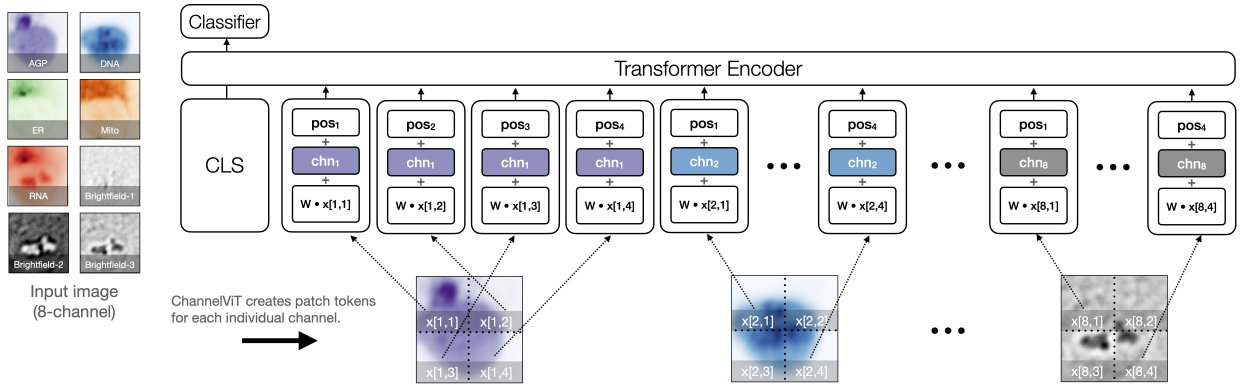
#> input picture ChannelViT/assets/channelvit.jpg, 4960 x 1560 px (shown at 1/4 size)
$ python -i image_alignment.py   (imports and definitions only)
#> lines starting #> are read from the running program, lines starting #| are printed output that depends on the picture
import cv2
import numpy as np
import matplotlib.pyplot as plt
import math

def align_images(base_image, image_to_align):
    """Align image_to_align to base_image using feature matching and homography."""
    # Convert images to grayscale
    base_gray = cv2.cvtColor(base_image, cv2.COLOR_BGR2GRAY)
    align_gray = cv2.cvtColor(image_to_align, cv2.COLOR_BGR2GRAY)

    # Detect ORB keypoints and descriptors
    orb = cv2.ORB_create()
    keypoints1, descriptors1 = orb.detectAndCompute(base_gray, None)
    keypoints2, descriptors2 = orb.detectAndCompute(align_gray, None)

    # Match descriptors using BFMatcher
    bf = cv2.BFMatcher(cv2.NORM_HAMMING, crossCheck=True)
    matches = bf.match(descriptors1, descriptors2)
    matches = sorted(matches, key=lambda x: x.distance)

    # Extract location of good matches
    points1 = np.zeros((len(matches), 2), dtype=np.float32)
    points2 = np.zeros((len(matches), 2), dtype=np.float32)

    for i, match in enumerate(matches):
        points1[i, :] = keypoints1[match.queryIdx].pt
        points2[i, :] = keypoints2[match.trainIdx].pt

    # Find homography
    h, mask = cv2.findHomography(points2, points1, cv2.RANSAC)

    # Use homography to warp image
    height, width, channels = base_image.shape
    aligned_image = cv2.warpPerspective(image_to_align, h, (width, height))

    return aligned_image

def plot_aligned_images(images):
    """Plot aligned images in a grid."""

    base_image = images[0]
    aligned_images = [base_image]

    for image in images[1:]:
        aligned_image = align_images(base_image, image)
        aligned_images.append(aligned_image)


    fig, axes = plt.subplots(5, 5, figsize=(5 * 3, 5 * 3))
    axes = axes.flatten()

    for ax, image in zip(axes, aligned_images[:25]):
        ax.imshow(cv2.cvtColor(image, cv2.COLOR_BGR2RGB))
        ax.axis('off')

    plt.tight_layout()
    plt.show()
    plt.savefig('aligned_images.png')

def find_optimal_grid(n):
    """Return the optimal grid dimensions for plotting n images."""
    for i in range(int(math.sqrt(n)), 0, -1):
        if n % i == 0:
            return i, n // i
    return n, 1

>>> import cv2
>>> picture = cv2.imread('../assets/channelvit.jpg', cv2.IMREAD_GRAYSCALE)
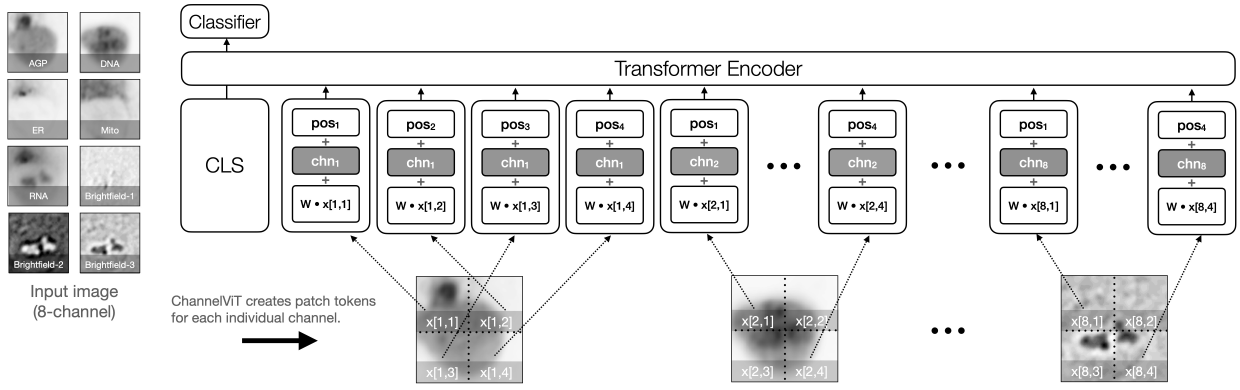
#> picture: shape (1560, 4960) (shown at 1/4 size); min 0, max 255, mean 229.7
>>> result = plot_aligned_images(picture)
#> in plot_aligned_images, `base_image = images[0]`: base_image = 4960 values from 255 to 255
#> the loop in plot_aligned_images, `for image in images[1:]:` made 1 pass
#> after the loop in plot_aligned_images, `for image in images[1:]:`: aligned_images = 1 item
#> (the run stopped early here; a loop or call above may not have finished)
